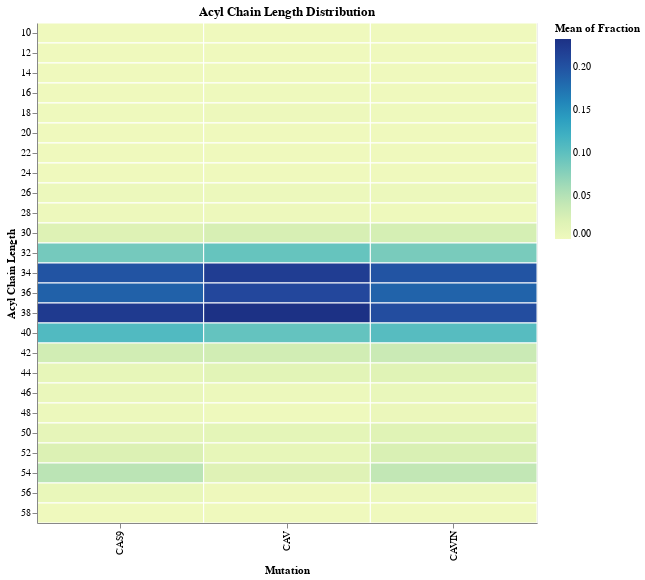

This figure's notebook cell:
### Markdown cell above
## Heatmap

### Code cell
source = ptnstd[ptnstd['Acyl Chain Length'] % 2 == 0]
hcl = alt.Chart(source).mark_rect(stroke='white').encode(
    x='Mutation:N',
    y=alt.Y('Acyl Chain Length:O'),
    color='mean(Fraction):Q',
    tooltip=['Mutation', 'Acyl Chain Length', 'mean(Fraction)']
).properties(
    title = "Acyl Chain Length Distribution",
    width=500,
    height=500
)
hcl.save('graphs/cas_cav_cavin/chain_length/Heatmap_EvenCL.png', ppi=300,)
hcl

### Figure 1 — Vega-Lite specification as saved in the notebook (floating-point values rounded to 4 significant figures; data arrays with more than 128 entries replaced by an {"elided": "..."} marker saying what was removed)
{"config": {"view": {"continuousWidth": 300, "continuousHeight": 300}}, "data": {"name": "data-e5a6502773614263f2d2bbd2d287d14f"}, "mark": {"type": "rect", "stroke": "white"}, "encoding": {"color": {"aggregate": "mean", "field": "Fraction", "type": "quantitative"}, "tooltip": [{"field": "Mutation", "type": "nominal"}, {"field": "Acyl Chain Length", "type": "quantitative"}, {"aggregate": "mean", "field": "Fraction", "type": "quantitative"}], "x": {"field": "Mutation", "type": "nominal"}, "y": {"field": "Acyl Chain Length", "type": "ordinal"}}, "height": 500, "title": "Acyl Chain Length Distribution", "width": 500, "$schema": "https://vega.github.io/schema/vega-lite/v5.17.0.json", "datasets": {"data-e5a6502773614263f2d2bbd2d287d14f": {"elided": "300 records"}}}
